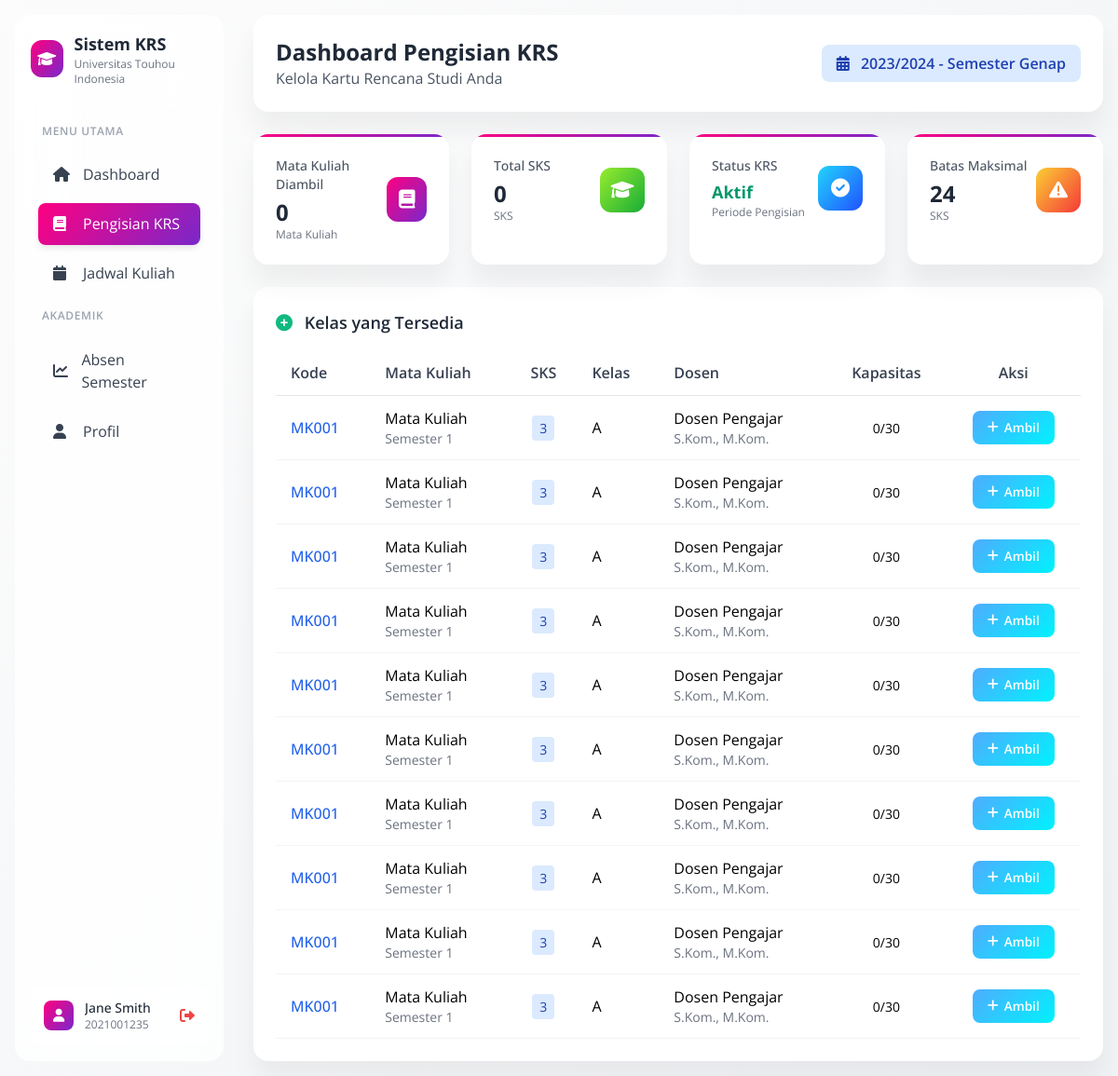
/sistem-krs/krs-dashboard.php (signed in), run on the app's committed database.
### tables this page shows
CREATE TABLE `tahun_akademik` (
  `id_tahun_akademik` int(11) NOT NULL,
  `tahun_akademik` varchar(9) NOT NULL,
  `semester_akademik` enum('Ganjil','Genap','Pendek') NOT NULL,
  `status` enum('Aktif','Tidak Aktif') DEFAULT 'Tidak Aktif',
  `created_at` timestamp NOT NULL DEFAULT current_timestamp()
);

CREATE TABLE `kelas` (
  `id_kelas` int(11) NOT NULL,
  `id_matakuliah` int(11) NOT NULL,
  `id_dosen` int(11) NOT NULL,
  `id_tahun_akademik` int(11) NOT NULL,
  `nama_kelas` varchar(50) NOT NULL,
  `kapasitas` int(4) NOT NULL DEFAULT 40,
  `hari` enum('Senin','Selasa','Rabu','Kamis','Jumat','Sabtu') DEFAULT NULL,
  `jam_mulai` time DEFAULT NULL,
  `jam_selesai` time DEFAULT NULL,
  `ruangan` varchar(50) DEFAULT NULL,
  `semester` varchar(20) DEFAULT NULL,
  `tahun_ajaran` varchar(20) DEFAULT NULL,
  `status` enum('aktif','nonaktif') DEFAULT 'aktif',
  `tanggal_mulai` date DEFAULT NULL,
  `tanggal_selesai` date DEFAULT NULL,
  `created_at` timestamp NOT NULL DEFAULT current_timestamp()
);

### sistem-krs/config/config.php (called while the page is built, shortened)
<?php
function getUserData() {
    return [
        'id' => $_SESSION['user_id'] ?? null,
        'nim' => $_SESSION['nim'] ?? $_SESSION['nomor_induk'] ?? null,
        'nama' => $_SESSION['nama'] ?? $_SESSION['nama_lengkap'] ?? null,
        'nama_lengkap' => $_SESSION['nama_lengkap'] ?? $_SESSION['nama'] ?? null,
        'nomor_induk' => $_SESSION['nomor_induk'] ?? $_SESSION['nim'] ?? null,
        'email' => $_SESSION['email'] ?? null,
        'role' => $_SESSION['role'] ?? null
    ];
}
?>

### sistem-krs/krs-dashboard.php (the view, shortened to what this page needs)
<?php
require_once __DIR__ . '/config/config.php';
$database = new Database();
$conn = $database->getConnection();
$userData = getUserData();
$krs_query = "SELECT krs.*,
                     'Mata Kuliah' as nama_matakuliah,
                     'MK001' as kode_matakuliah,
                     3 as sks,
                     'Dosen Pengajar' as nama_dosen,
                     'S.Kom., M.Kom.' as gelar,
                     kl.nama_kelas
              FROM krs
              JOIN kelas kl ON krs.id_kelas = kl.id_kelas
              WHERE krs.id_mahasiswa = :id_mahasiswa AND krs.status_krs = 'Aktif'";
$krs_stmt = $conn->prepare($krs_query);
$krs_stmt->bindValue(':id_mahasiswa', $_SESSION['user_id']);
$krs_stmt->execute();
$current_krs = $krs_stmt->fetchAll(PDO::FETCH_ASSOC);
$total_sks = count($current_krs) * 3;
$available_query = "SELECT kl.*,
                           'Mata Kuliah' as nama_matakuliah,
                           'MK001' as kode_matakuliah,
                           3 as sks,
                           1 as semester,
                           'Dosen Pengajar' as nama_dosen,
                           'S.Kom., M.Kom.' as gelar,
                           30 as kapasitas,
                           0 as terisi
                    FROM kelas kl
                    WHERE kl.id_kelas NOT IN (
                        SELECT COALESCE(k.id_kelas, 0) FROM krs k WHERE k.id_mahasiswa = :id_mahasiswa AND k.status_krs = 'Aktif'
                    )
                    ORDER BY kl.nama_kelas
                    LIMIT 10";
$available_stmt = $conn->prepare($available_query);
$available_stmt->bindValue(':id_mahasiswa', $_SESSION['user_id']);
$available_stmt->execute();
$available_classes = $available_stmt->fetchAll(PDO::FETCH_ASSOC);
$semester_query = "SELECT * FROM tahun_akademik WHERE status = 'Aktif' LIMIT 1";
$semester_stmt = $conn->prepare($semester_query);
$semester_stmt->execute();
$active_semester = $semester_stmt->fetch(PDO::FETCH_ASSOC);
?>
<!DOCTYPE html>
<html lang="id">
<head>
    <link href="https://cdn.jsdelivr.net/npm/tailwindcss@2.2.19/dist/tailwind.min.css" rel="stylesheet">
    <link href="https://cdnjs.cloudflare.com/ajax/libs/font-awesome/6.0.0/css/all.min.css" rel="stylesheet">
</head>
<body class="bg-gray-50">
    <div class="flex min-h-screen">
        <div class="w-64 p-4">
            <div class="sidebar-soft h-full p-4">
                <div class="flex items-center gap-3 mb-8">
                    <div class="w-10 h-10 bg-gradient-primary rounded-xl flex items-center justify-center">
                        <i class="fas fa-graduation-cap text-white"></i>
                    </div>
                    <div>
                        <h2 class="text-lg font-bold text-gray-800">Sistem KRS</h2>
                        <p class="text-xs text-gray-500">Universitas Touhou Indonesia</p>
                    </div>
                </div>
                <nav class="space-y-2">
                    <div class="px-3 py-2">
                        <p class="text-xs font-semibold text-gray-400 uppercase tracking-wider">Menu Utama</p>
                    </div>
                    <a href="dashboard.php" class="nav-link-soft flex items-center text-gray-700 hover:text-gray-900">
                        <i class="fas fa-home w-5 mr-3"></i>
                        <span>Dashboard</span>
                    </a>
                    <a href="krs-dashboard.php" class="nav-link-soft active flex items-center text-white">
                        <i class="fas fa-book w-5 mr-3"></i>
                        <span>Pengisian KRS</span>
                    </a>
                    <a href="jadwal.php" class="nav-link-soft flex items-center text-gray-700 hover:text-gray-900">
                        <i class="fas fa-calendar w-5 mr-3"></i>
                        <span>Jadwal Kuliah</span>
                    </a>
                    <div class="px-3 py-2 mt-6">
                        <p class="text-xs font-semibold text-gray-400 uppercase tracking-wider">Akademik</p>
                    </div>
                    <a href="absensi-semester.php"
                        class="nav-link-soft flex items-center text-gray-700 hover:text-gray-900">
                        <i class="fas fa-chart-line w-5 mr-3"></i>
                        <span>Absen Semester</span>
                    </a>
                    <a href="profil.php" class="nav-link-soft flex items-center text-gray-700 hover:text-gray-900">
                        <i class="fas fa-user w-5 mr-3"></i>
                        <span>Profil</span>
                    </a>
                </nav>
                <div class="absolute bottom-4 left-4 right-4">
                    <div class="bg-white bg-opacity-50 rounded-xl p-3 user-info-box">
                        <div class="flex items-center gap-3">
                            <div class="w-8 h-8 bg-gradient-primary rounded-lg flex items-center justify-center">
                                <i class="fas fa-user text-white text-sm"></i>
                            </div>
                            <div class="flex-1 min-w-0">
                                <p class="text-sm font-medium text-gray-800 truncate">
                                    <?php echo $userData['nama_lengkap']; ?></p>
                                <p class="text-xs text-gray-500"><?php echo $userData['nomor_induk']; ?></p>
                            </div>
                            <a href="logout.php" class="text-red-500 hover:text-red-700">
                                <i class="fas fa-sign-out-alt"></i>
                            </a>
                        </div>
                    </div>
                </div>
            </div>
        </div>
        <div class="flex-1 p-4">
            <div class="card mb-6">
                <div class="p-6">
                    <div class="flex items-center justify-between">
                        <div>
                            <h1 class="text-2xl font-bold text-gray-800">Dashboard Pengisian KRS</h1>
                            <p class="text-gray-600">Kelola Kartu Rencana Studi Anda</p>
                        </div>
                        <div class="flex items-center gap-4">
                            <?php if ($active_semester): ?>
                            <div class="bg-blue-100 text-blue-800 px-4 py-2 rounded-lg font-semibold">
                                <i class="fas fa-calendar-alt mr-2"></i>
                                <?php echo $active_semester['tahun_akademik']; ?> - Semester
                                <?php echo $active_semester['semester_akademik']; ?>
                            </div>
                            <?php endif; ?>
                        </div>
                    </div>
                </div>
            </div>
            <div class="grid grid-cols-1 md:grid-cols-2 lg:grid-cols-4 gap-6 mb-6">
                <div class="stats-card">
                    <div class="flex items-center justify-between">
                        <div>
                            <p class="text-sm font-medium text-gray-600 mb-1">Mata Kuliah Diambil</p>
                            <h3 class="text-2xl font-bold text-gray-800"><?php echo count($current_krs); ?></h3>
                            <p class="text-xs text-gray-500">Mata Kuliah</p>
                        </div>
                        <div class="icon-shape bg-gradient-primary">
                            <i class="fas fa-book"></i>
                        </div>
                    </div>
                </div>
                <div class="stats-card">
                    <div class="flex items-center justify-between">
                        <div>
                            <p class="text-sm font-medium text-gray-600 mb-1">Total SKS</p>
                            <h3 class="text-2xl font-bold text-gray-800"><?php echo $total_sks; ?></h3>
                            <p class="text-xs text-gray-500">SKS</p>
                        </div>
                        <div class="icon-shape bg-gradient-success">
                            <i class="fas fa-graduation-cap"></i>
                        </div>
                    </div>
                </div>
                <div class="stats-card">
                    <div class="flex items-center justify-between">
                        <div>
                            <p class="text-sm font-medium text-gray-600 mb-1">Status KRS</p>
                            <h3 class="text-lg font-bold text-green-600">Aktif</h3>
                            <p class="text-xs text-gray-500">Periode Pengisian</p>
                        </div>
                        <div class="icon-shape bg-gradient-info">
                            <i class="fas fa-check-circle"></i>
                        </div>
                    </div>
                </div>
                <div class="stats-card">
                    <div class="flex items-center justify-between">
                        <div>
                            <p class="text-sm font-medium text-gray-600 mb-1">Batas Maksimal</p>
                            <h3 class="text-2xl font-bold text-gray-800">24</h3>
                            <p class="text-xs text-gray-500">SKS</p>
                        </div>
                        <div class="icon-shape bg-gradient-warning">
                            <i class="fas fa-exclamation-triangle"></i>
                        </div>
                    </div>
                </div>
            </div>
            <div class="card">
                <div class="p-6">
                    <h3 class="text-lg font-semibold text-gray-800 mb-4">
                        <i class="fas fa-plus-circle text-green-500 mr-2"></i>
                        Kelas yang Tersedia
                    </h3>
                    <?php if (empty($available_classes)): ?>
                    <div class="text-center py-8">
                        <i class="fas fa-info-circle text-4xl text-gray-400 mb-4"></i>
                        <h4 class="text-lg font-semibold text-gray-600 mb-2">Tidak Ada Kelas Tersedia</h4>
                        <p class="text-gray-500">Semua kelas sudah diambil atau belum ada kelas yang dibuka.</p>
                    </div>
                    <?php else: ?>
                    <div class="overflow-x-auto">
                        <table class="w-full">
                            <thead>
                                <tr class="border-b border-gray-200">
                                    <th class="text-left py-3 px-4 font-semibold text-gray-700">Kode</th>
                                    <th class="text-left py-3 px-4 font-semibold text-gray-700">Mata Kuliah</th>
                                    <th class="text-center py-3 px-4 font-semibold text-gray-700">SKS</th>
                                    <th class="text-left py-3 px-4 font-semibold text-gray-700">Kelas</th>
                                    <th class="text-left py-3 px-4 font-semibold text-gray-700">Dosen</th>
                                    <th class="text-center py-3 px-4 font-semibold text-gray-700">Kapasitas</th>
                                    <th class="text-center py-3 px-4 font-semibold text-gray-700">Aksi</th>
                                </tr>
                            </thead>
                            <tbody>
                                <?php foreach ($available_classes as $class): ?>
                                <tr class="border-b border-gray-100 hover:bg-gray-50">
                                    <td class="py-3 px-4 font-medium text-blue-600">
                                        <?php echo $class['kode_matakuliah']; ?></td>
                                    <td class="py-3 px-4">
                                        <div>
                                            <div><?php echo $class['nama_matakuliah']; ?></div>
                                            <div class="text-sm text-gray-500">Semester
                                                <?php echo $class['semester']; ?></div>
                                        </div>
                                    </td>
                                    <td class="text-center py-3 px-4">
                                        <span
                                            class="bg-blue-100 text-blue-800 px-2 py-1 rounded text-sm"><?php echo $class['sks']; ?></span>
                                    </td>
                                    <td class="py-3 px-4"><?php echo $class['nama_kelas']; ?></td>
                                    <td class="py-3 px-4">
                                        <div>
                                            <div><?php echo $class['nama_dosen']; ?></div>
                                            <div class="text-sm text-gray-500"><?php echo $class['gelar']; ?></div>
                                        </div>
                                    </td>
                                    <td class="text-center py-3 px-4">
                                        <span
                                            class="text-sm"><?php echo $class['terisi']; ?>/<?php echo $class['kapasitas']; ?></span>
                                    </td>
                                    <td class="text-center py-3 px-4">
                                        <form method="POST" style="display: inline;">
                                            <button type="submit" class="btn btn-primary">
                                                <i class="fas fa-plus"></i> Ambil
                                            </button>
                                        </form>
                                    </td>
                                </tr>
                                <?php endforeach; ?>
                            </tbody>
                        </table>
                    </div>
                    <?php endif; ?>
                </div>
            </div>
        </div>
    </div>
</body>
</html>

### data on the page
tahun_akademik: tahun_akademik "2023/2024", semester_akademik "Genap"
kelas: kode_matakuliah "MK001", nama_matakuliah "Mata Kuliah", semester "1", sks "3", nama_kelas "A", nama_dosen "Dosen Pengajar", gelar "S.Kom., M.Kom.", terisi "0", kapasitas "30"
kelas: kode_matakuliah "MK001", nama_matakuliah "Mata Kuliah", semester "1", sks "3", nama_kelas "A", nama_dosen "Dosen Pengajar", gelar "S.Kom., M.Kom.", terisi "0", kapasitas "30"
kelas: kode_matakuliah "MK001", nama_matakuliah "Mata Kuliah", semester "1", sks "3", nama_kelas "A", nama_dosen "Dosen Pengajar", gelar "S.Kom., M.Kom.", terisi "0", kapasitas "30"
kelas: kode_matakuliah "MK001", nama_matakuliah "Mata Kuliah", semester "1", sks "3", nama_kelas "A", nama_dosen "Dosen Pengajar", gelar "S.Kom., M.Kom.", terisi "0", kapasitas "30"
kelas: kode_matakuliah "MK001", nama_matakuliah "Mata Kuliah", semester "1", sks "3", nama_kelas "A", nama_dosen "Dosen Pengajar", gelar "S.Kom., M.Kom.", terisi "0", kapasitas "30"
kelas: kode_matakuliah "MK001", nama_matakuliah "Mata Kuliah", semester "1", sks "3", nama_kelas "A", nama_dosen "Dosen Pengajar", gelar "S.Kom., M.Kom.", terisi "0", kapasitas "30"
kelas: kode_matakuliah "MK001", nama_matakuliah "Mata Kuliah", semester "1", sks "3", nama_kelas "A", nama_dosen "Dosen Pengajar", gelar "S.Kom., M.Kom.", terisi "0", kapasitas "30"
kelas: kode_matakuliah "MK001", nama_matakuliah "Mata Kuliah", semester "1", sks "3", nama_kelas "A", nama_dosen "Dosen Pengajar", gelar "S.Kom., M.Kom.", terisi "0", kapasitas "30"
kelas: kode_matakuliah "MK001", nama_matakuliah "Mata Kuliah", semester "1", sks "3", nama_kelas "A", nama_dosen "Dosen Pengajar", gelar "S.Kom., M.Kom.", terisi "0", kapasitas "30"
kelas: kode_matakuliah "MK001", nama_matakuliah "Mata Kuliah", semester "1", sks "3", nama_kelas "A", nama_dosen "Dosen Pengajar", gelar "S.Kom., M.Kom.", terisi "0", kapasitas "30"

### other printed values
$userData['nama_lengkap'] "Jane Smith"
$userData['nomor_induk'] "2021001235"
count($current_krs) "0"
$total_sks "0"
